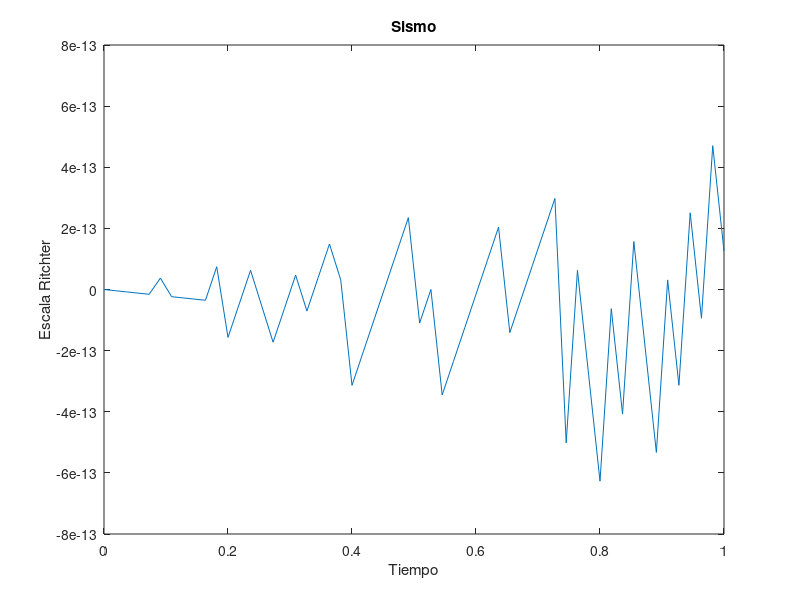

Here is the MATLAB script that generated this plot:
A = 16;
F = 55;
Fm = 1000;
n = 0:1/F:1;
Fase = 0;
X = A *sin(2*pi*F*n+Fase);
figure(),plot(n,X)
xlabel("Tiempo")
ylabel("Escala Ritchter")
title("Sismo")